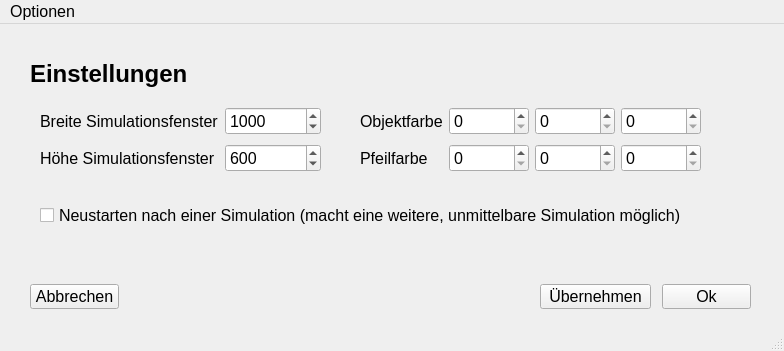
<?xml version="1.0" encoding="UTF-8"?>
<ui version="4.0">
 <class>MainWindow</class>
 <widget class="QMainWindow" name="MainWindow">
  <property name="geometry">
   <rect>
    <x>0</x>
    <y>0</y>
    <width>784</width>
    <height>351</height>
   </rect>
  </property>
  <property name="font">
   <font>
    <pointsize>12</pointsize>
   </font>
  </property>
  <property name="windowTitle">
   <string>Einstellungen</string>
  </property>
  <widget class="QWidget" name="centralwidget">
   <widget class="QPushButton" name="b_ok">
    <property name="geometry">
     <rect>
      <x>662</x>
      <y>260</y>
      <width>89</width>
      <height>25</height>
     </rect>
    </property>
    <property name="text">
     <string>Ok</string>
    </property>
   </widget>
   <widget class="QPushButton" name="b_save">
    <property name="geometry">
     <rect>
      <x>540</x>
      <y>260</y>
      <width>111</width>
      <height>25</height>
     </rect>
    </property>
    <property name="text">
     <string>Übernehmen</string>
    </property>
   </widget>
   <widget class="QPushButton" name="b_cancel">
    <property name="geometry">
     <rect>
      <x>30</x>
      <y>260</y>
      <width>89</width>
      <height>25</height>
     </rect>
    </property>
    <property name="toolTip">
     <string extracomment="Verlassen ohne zu speichern">Verlassen ohne zu speichern</string>
    </property>
    <property name="statusTip">
     <string/>
    </property>
    <property name="whatsThis">
     <string/>
    </property>
    <property name="accessibleName">
     <string/>
    </property>
    <property name="accessibleDescription">
     <string/>
    </property>
    <property name="text">
     <string>Abbrechen</string>
    </property>
   </widget>
   <widget class="QWidget" name="gridLayoutWidget">
    <property name="geometry">
     <rect>
      <x>40</x>
      <y>80</y>
      <width>281</width>
      <height>71</height>
     </rect>
    </property>
    <layout class="QGridLayout" name="gridLayout">
     <item row="1" column="1">
      <widget class="QSpinBox" name="canvas_height">
       <property name="minimum">
        <number>50</number>
       </property>
       <property name="maximum">
        <number>2000</number>
       </property>
       <property name="value">
        <number>600</number>
       </property>
      </widget>
     </item>
     <item row="0" column="1">
      <widget class="QSpinBox" name="canvas_width">
       <property name="minimum">
        <number>100</number>
       </property>
       <property name="maximum">
        <number>3000</number>
       </property>
       <property name="value">
        <number>1000</number>
       </property>
      </widget>
     </item>
     <item row="0" column="0">
      <widget class="QLabel" name="label">
       <property name="text">
        <string>Breite Simulationsfenster</string>
       </property>
      </widget>
     </item>
     <item row="1" column="0">
      <widget class="QLabel" name="label_2">
       <property name="text">
        <string>Höhe Simulationsfenster</string>
       </property>
      </widget>
     </item>
    </layout>
   </widget>
   <widget class="QLabel" name="label_17">
    <property name="geometry">
     <rect>
      <x>30</x>
      <y>30</y>
      <width>161</width>
      <height>41</height>
     </rect>
    </property>
    <property name="text">
     <string>&lt;html&gt;&lt;head/&gt;&lt;body&gt;&lt;p&gt;&lt;span style=&quot; font-size:18pt; font-weight:600;&quot;&gt;Einstellungen&lt;/span&gt;&lt;/p&gt;&lt;/body&gt;&lt;/html&gt;</string>
    </property>
   </widget>
   <widget class="QWidget" name="gridLayoutWidget_2">
    <property name="geometry">
     <rect>
      <x>360</x>
      <y>80</y>
      <width>341</width>
      <height>71</height>
     </rect>
    </property>
    <layout class="QGridLayout" name="gridLayout_2">
     <item row="1" column="0">
      <widget class="QLabel" name="label_4">
       <property name="text">
        <string>Pfeilfarbe</string>
       </property>
      </widget>
     </item>
     <item row="1" column="1">
      <widget class="QSpinBox" name="color_pointer_r">
       <property name="maximum">
        <number>255</number>
       </property>
      </widget>
     </item>
     <item row="0" column="2">
      <widget class="QSpinBox" name="color_objects_g">
       <property name="maximum">
        <number>255</number>
       </property>
      </widget>
     </item>
     <item row="0" column="0">
      <widget class="QLabel" name="label_3">
       <property name="text">
        <string>Objektfarbe</string>
       </property>
      </widget>
     </item>
     <item row="0" column="1">
      <widget class="QSpinBox" name="color_objects_r">
       <property name="maximum">
        <number>255</number>
       </property>
      </widget>
     </item>
     <item row="0" column="3">
      <widget class="QSpinBox" name="color_objects_b">
       <property name="maximum">
        <number>255</number>
       </property>
      </widget>
     </item>
     <item row="1" column="2">
      <widget class="QSpinBox" name="color_pointer_g">
       <property name="maximum">
        <number>255</number>
       </property>
      </widget>
     </item>
     <item row="1" column="3">
      <widget class="QSpinBox" name="color_pointer_b">
       <property name="maximum">
        <number>255</number>
       </property>
      </widget>
     </item>
    </layout>
   </widget>
   <widget class="QCheckBox" name="do_restart">
    <property name="geometry">
     <rect>
      <x>40</x>
      <y>180</y>
      <width>661</width>
      <height>23</height>
     </rect>
    </property>
    <property name="text">
     <string>Neustarten nach einer Simulation (macht eine weitere, unmittelbare Simulation möglich)</string>
    </property>
    <property name="checked">
     <bool>false</bool>
    </property>
   </widget>
  </widget>
  <widget class="QMenuBar" name="menubar">
   <property name="geometry">
    <rect>
     <x>0</x>
     <y>0</y>
     <width>784</width>
     <height>24</height>
    </rect>
   </property>
   <widget class="QMenu" name="menuOptionen">
    <property name="title">
     <string>Optionen</string>
    </property>
    <addaction name="actionVerlassen"/>
   </widget>
   <addaction name="menuOptionen"/>
  </widget>
  <widget class="QStatusBar" name="statusbar"/>
  <action name="actionVerlassen">
   <property name="text">
    <string>Verlassen</string>
   </property>
   <property name="shortcut">
    <string>Ctrl+Q</string>
   </property>
  </action>
 </widget>
 <tabstops>
  <tabstop>canvas_width</tabstop>
  <tabstop>canvas_height</tabstop>
  <tabstop>b_cancel</tabstop>
  <tabstop>b_save</tabstop>
  <tabstop>b_ok</tabstop>
 </tabstops>
 <resources/>
 <connections/>
</ui>
